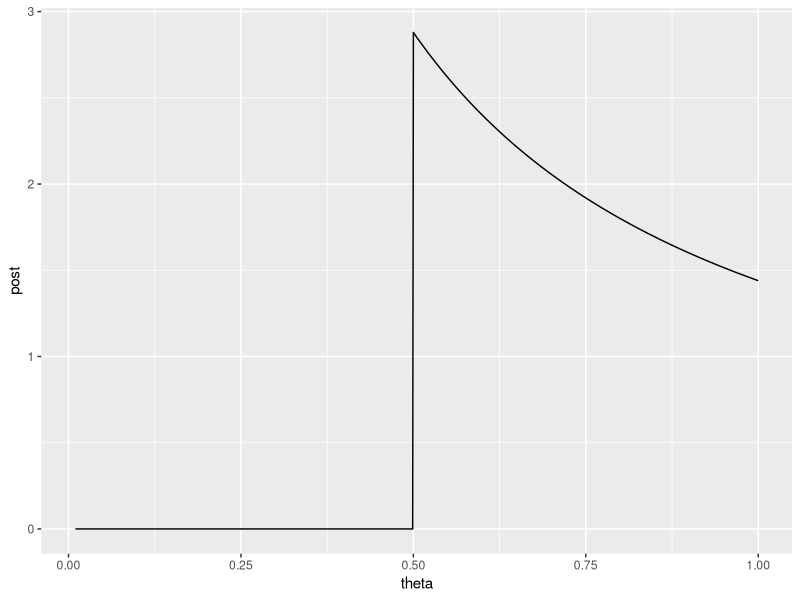
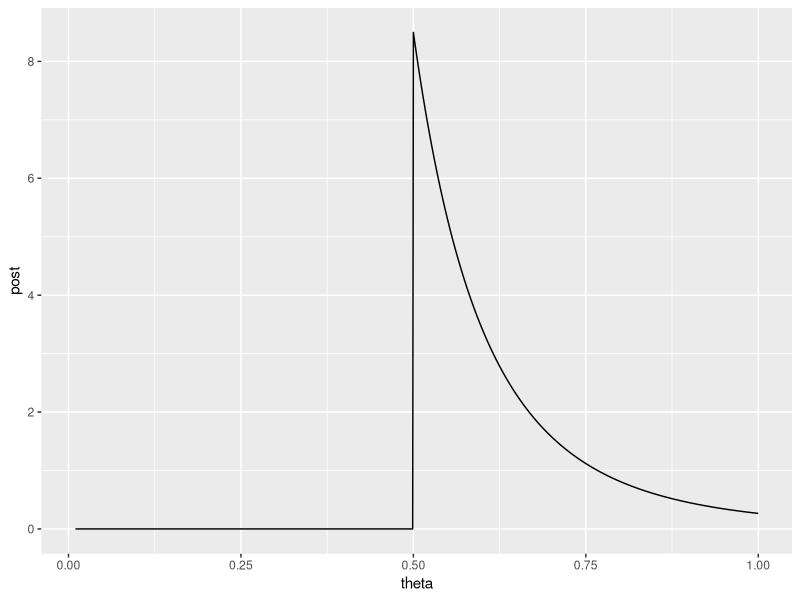
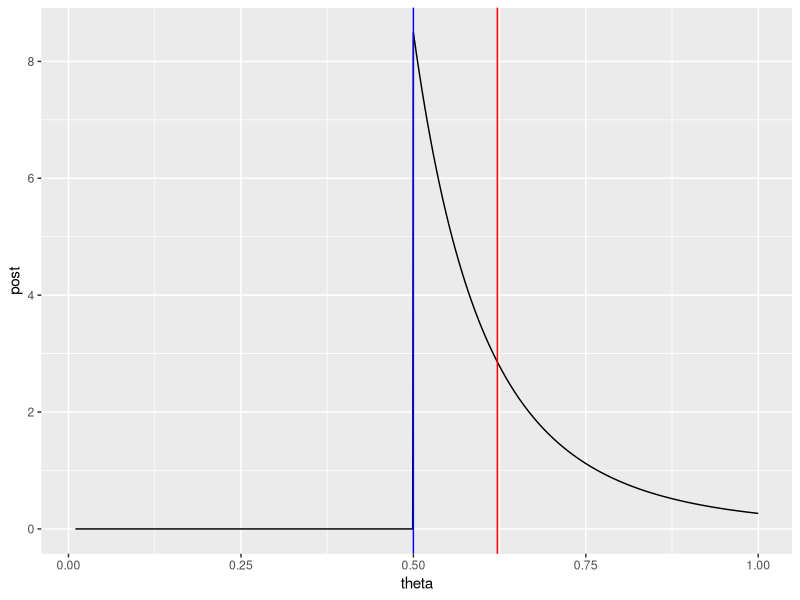

The R source for these figures, in order:
library(tidyverse)

# jane is late to a random class by X hours, uniformly distributed over [0,theta].
# Jon's prior belief ~U(0,1), since the class is one hour long.

# Jane is late by 0.5, then theta must be greater than 0.5
dtheta=0.001
x=0.5
likelihood <- function(theta, x) {
  ifelse(x<=theta, 1/theta, 0)
}
df <- tibble(
  theta = seq(from=0.01, to=1, by=dtheta),
  prior = 1,
  likelihood = likelihood(theta,x),
  num = prior * likelihood,
  post = num / sum(num*dtheta)
  #post = -1/theta / log(x)
)
df %>% ggplot() + 
  geom_line(aes(theta,post))

# Jane is late by c(0.1,0.2,0.3,0.4,0.5). Assume independence.
# Still, theta must be greater than 0.5
x2=c(0.1,0.2,0.3,0.4,0.5)
#x2=c(0.1,0.5)
likelihood2 <- function(theta, x) {
  ifelse(max(x)<=theta, 1/theta^length(x), 0)
}
df2 <- tibble(
  theta = seq(from=0.01, to=1, by=dtheta),
  prior = 1,
  likelihood = likelihood2(theta,x2),
  num = prior * likelihood,
  post = num / sum(num*dtheta)
  #post = -1/theta / log(x)
)
df2 %>% ggplot() + 
  geom_line(aes(theta,post))

# find the posterior predictive probability that Jane is less than 30min late to the next class

df_ppp <- df2 %>% 
  mutate(likelihood3 = 1/theta) #remember theta>x

# multiply by 0.5 because integrate from 0.5 to 1.
ppp <- sum(df_ppp$likelihood3 * df_ppp$post * dtheta) *0.5 

#the best MAP estimate for theta is obviously max(x).
#find the conditional expectation - expected value of posterior distribution

cond_exp <- sum(df2$post * df2$theta * dtheta)
df2 %>% ggplot() + 
  geom_line(aes(theta,post)) + 
  geom_vline(xintercept = df2$theta[which.max(df2$post)], color="blue") +
  geom_vline(xintercept = cond_exp, color="red")

#the conditional expectation is always bigger than MAP and allows space for being a bit more late depending on how fast the post falls